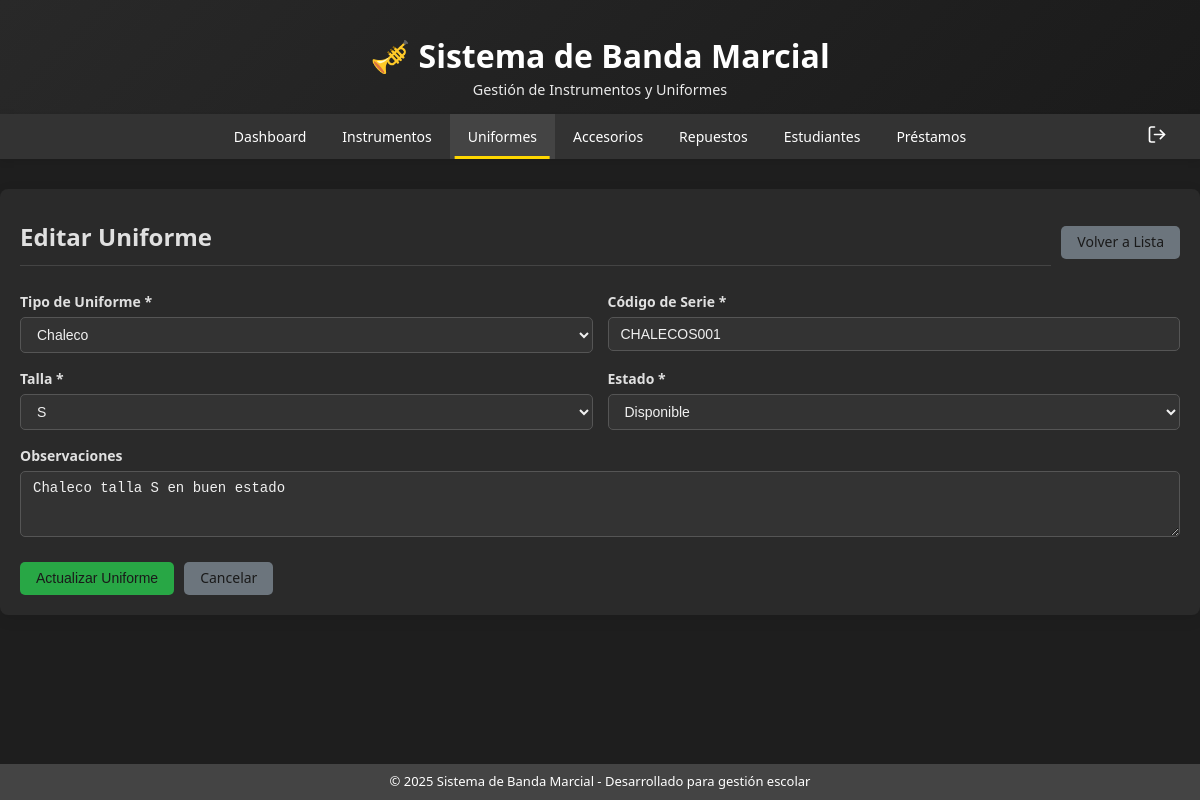
The app's page /modules/uniformes/editar.php?id=1 (signed in) with its own data.
### tables this page shows
CREATE TABLE uniformes (
  id INT AUTO_INCREMENT PRIMARY KEY,
  tipo ENUM('Chaleco', 'Boina') NOT NULL,
  talla VARCHAR(10) NULL,  
  codigo_serie VARCHAR(50) UNIQUE NOT NULL,  
  estado ENUM('Disponible', 'Prestado', 'Dañado', 'En reparación') DEFAULT 'Disponible',  
  observaciones TEXT,
  fecha_registro TIMESTAMP DEFAULT CURRENT_TIMESTAMP,
  fecha_actualizacion TIMESTAMP DEFAULT CURRENT_TIMESTAMP ON UPDATE CURRENT_TIMESTAMP
);

### modules/uniformes/editar.php (the view, shortened to what this page needs)
<?php
require_once '../../includes/header.php';
$conn = getDBConnection();
$id = isset($_GET['id']) ? (int)$_GET['id'] : 0;
try {
    $stmt = $conn->prepare("SELECT * FROM uniformes WHERE id = ?");
    $stmt->execute([$id]);
    $uniforme = $stmt->fetch(PDO::FETCH_ASSOC);
} catch(PDOException $e) {
    header('Location: index.php?error=' . urlencode('Error al obtener el uniforme.'));
    exit;
}
?>
<div class="main-content">
    <div class="header-actions">
        <h2>Editar Uniforme</h2>
        <div class="btn-group">
            <a href="index.php" class="btn btn-secondary">Volver a Lista</a>
        </div>
    </div>
    <form method="POST" id="form-uniforme">
        <div class="form-row">
            <div class="form-group">
                <label for="tipo">Tipo de Uniforme *</label>
                <select id="tipo" name="tipo" class="form-control" required onchange="toggleTallaField()">
                    <option value="Chaleco" <?php echo $uniforme['tipo'] == 'Chaleco' ? 'selected' : ''; ?>>Chaleco</option>
                </select>
            </div>
            <div class="form-group">
                <label for="codigo_serie">Código de Serie *</label>
                <input type="text" id="codigo_serie" name="codigo_serie" class="form-control"
                       value="<?php echo htmlspecialchars($uniforme['codigo_serie']); ?>" required>
            </div>
        </div>
        <div class="form-row">
            <div class="form-group" id="talla-group" style="display: <?php echo $uniforme['tipo'] == 'Chaleco' || $uniforme['tipo'] == 'Boina' ? 'block' : 'none'; ?>;">
                <label for="talla">Talla *</label>
                <select id="talla" name="talla" class="form-control" data-current-talla="<?php echo htmlspecialchars($uniforme['talla']); ?>">
                    <option value="">Seleccionar talla</option>
                </select>
            </div>
            <div class="form-group">
                <label for="estado">Estado *</label>
                <select id="estado" name="estado" class="form-control" required <?php echo ($uniforme['estado'] == 'Prestado') ? 'disabled' : ''; ?>>
                    <option value="Disponible" <?php echo $uniforme['estado'] == 'Disponible' ? 'selected' : ''; ?>>Disponible</option>
                </select>
            </div>
        </div>
        <div class="form-group">
            <label for="observaciones">Observaciones</label>
            <textarea id="observaciones" name="observaciones" class="form-control" rows="3"
                      placeholder="Observaciones adicionales sobre el uniforme..."><?php echo htmlspecialchars($uniforme['observaciones']); ?></textarea>
        </div>
        <div class="form-actions">
            <button type="submit" class="btn btn-success">Actualizar Uniforme</button>
            <a href="index.php" class="btn btn-secondary">Cancelar</a>
        </div>
    </form>
</div>
<?php require_once '../../includes/footer.php'; ?>

### css/style.css (style rules this page uses)
:root { --color-bg-body: #1e1e1e; --color-bg-card: #2a2a2a; --color-text-dark: #e0e0e0; --color-text-medium: #b0b0b0; --color-border-light: #444444; --color-border-medium: #555555; --color-bg-medium: #3a3a3a; --color-header-bg-start: #282828; --color-header-bg-end: #1a1a1a; --color-nav-bg: #333333; --color-nav-hover: #444444; --color-nav-active-line: #ffd700; --color-primary-base: #ffd700; --color-primary-hover: #e0b800; --color-success-base: #28a745; --color-success-hover: #218838; --color-warning-base: #ffc107; --color-warning-hover: #e0a800; --color-danger-base: #dc3545; --color-danger-hover: #c82333; --color-secondary-base: #6c757d; --color-secondary-hover: #5a6268; --color-alert-success-bg: rgba(40, 167, 69, 0.2); --color-alert-success-text: #98e6a9; --color-alert-success-border: #28a745; --color-alert-error-bg: rgba(220, 53, 69, 0.2); --color-alert-error-text: #ff8a8a; --color-alert-error-border: #dc3545; --color-alert-warning-bg: rgba(255, 193, 7, 0.2); --color-alert-warning-text: #ffe082; --color-alert-warning-border: #ffc107; --color-status-disponible-bg: rgba(40, 167, 69, 0.2); --color-status-disponible-text: #98e6a9; --color-status-prestado-bg: rgba(255, 193, 7, 0.2); --color-status-prestado-text: #ffe082; --color-status-danado-bg: rgba(220, 53, 69, 0.2); --color-status-danado-text: #ff8a8a; --color-status-en-reparacion-bg: rgba(0, 123, 255, 0.2); --color-status-en-reparacion-text: #82b1ff; --color-status-activo-bg: rgba(40, 167, 69, 0.2); --color-status-activo-text: #98e6a9; --color-status-devuelto-bg: rgba(108, 117, 125, 0.2); --color-status-devuelto-text: #c0c0c0; --color-status-vencido-bg: rgba(220, 53, 69, 0.2); --color-status-vencido-text: #ff8a8a; --color-info-bg-light: rgba(0, 123, 255, 0.2); --color-info-border-dark: #007bff; --color-info-text-dark: #82b1ff; }
html, body { margin: 0; padding: 0; }
* { box-sizing: border-box; }
body { font-family: "Segoe UI", Tahoma, Geneva, Verdana, sans-serif; background-color: var(--color-bg-body); color: var(--color-text-dark); line-height: 1.5; font-size: 14px; display: flex; flex-direction: column; min-height: 100vh; }
.main-content { background: var(--color-bg-card); padding: 20px; border-radius: 8px; box-shadow: 0 4px 15px rgba(0, 0, 0, 0.08); transition: all 0.3s ease; }
.main-content h2 { font-size: 1.5rem; margin-bottom: 15px; color: var(--color-primary-base); border-bottom: 1px solid var(--color-border-light); padding-bottom: 10px; }
.btn { display: inline-flex; align-items: center; justify-content: center; padding: 8px 16px; background-color: var(--color-primary-base); color: var(--color-header-bg-end); text-decoration: none; border-radius: 5px; border: none; cursor: pointer; font-size: 14px; transition: all 0.3s ease; margin: 2px; position: relative; overflow: hidden; vertical-align: middle; line-height: 1.2; font-weight: 500; }
.btn-success { background-color: var(--color-success-base); }
.btn-secondary { background-color: var(--color-secondary-base); }
.btn-group { display: flex; gap: 8px; align-items: center; flex-wrap: wrap; }
.btn-group .btn { margin: 0; }
.form-group { margin-bottom: 15px; }
.form-group label { display: block; margin-bottom: 5px; font-weight: 600; color: var(--color-text-dark); font-size: 14px; }
.form-control { width: 100%; padding: 8px 12px; border: 1px solid var(--color-border-medium); border-radius: 5px; font-size: 14px; transition: all 0.3s ease; background-color: #333; color: #f0f0f0; }
.form-row { display: flex; gap: 15px; align-items: flex-start; }
.form-row .form-group { flex: 1; }
.header-actions { display: flex; justify-content: space-between; align-items: center; padding: 10px 0; margin-bottom: 15px; flex-wrap: wrap; gap: 10px; }
.header-actions h2 { margin: 0; flex: 1; color: var(--color-text-dark); }
.header-actions .btn-group { flex: none; }
html { scroll-behavior: smooth; }
.form-actions { margin-top: 20px; display: flex; gap: 10px; flex-wrap: wrap; }
.form-actions .btn { margin: 0; }

### records on screen
uniformes: tipo "Chaleco", codigo_serie "CHALECOS001", talla "S", estado "Disponible", observaciones "Chaleco talla S en buen estado"
